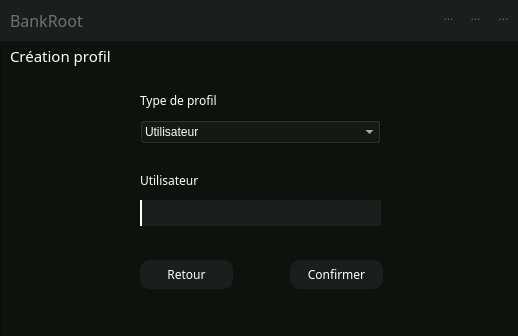
<?xml version="1.0" encoding="UTF-8"?>
<ui version="4.0">
 <class>creer_profil</class>
 <widget class="QWidget" name="creer_profil">
  <property name="geometry">
   <rect>
    <x>0</x>
    <y>0</y>
    <width>518</width>
    <height>336</height>
   </rect>
  </property>
  <property name="windowTitle">
   <string>Form</string>
  </property>
  <widget class="QFrame" name="frame">
   <property name="geometry">
    <rect>
     <x>0</x>
     <y>0</y>
     <width>1381</width>
     <height>661</height>
    </rect>
   </property>
   <property name="styleSheet">
    <string notr="true">background-color: rgb(12, 18, 12);</string>
   </property>
   <property name="frameShape">
    <enum>QFrame::StyledPanel</enum>
   </property>
   <property name="frameShadow">
    <enum>QFrame::Raised</enum>
   </property>
   <widget class="QPushButton" name="return_crprofil">
    <property name="geometry">
     <rect>
      <x>140</x>
      <y>260</y>
      <width>93</width>
      <height>29</height>
     </rect>
    </property>
    <property name="font">
     <font>
      <family>Montserrat Medium</family>
      <italic>false</italic>
     </font>
    </property>
    <property name="styleSheet">
     <string notr="true">
QPushButton{
color: rgb(255, 255, 255);
border-radius:10px;
background-color:rgb(24, 31, 28);
}

QPushButton:hover{
color: rgb(255, 255, 255);
border-radius:10px;
background-color:rgb(34, 31, 28);
}
QPushButton:pressed{
background-color:rgb(24, 31, 28);
border-radius:10px;
color: rgb(255, 255, 255);
}

</string>
    </property>
    <property name="text">
     <string>Retour</string>
    </property>
   </widget>
   <widget class="QPushButton" name="send_crprofil">
    <property name="geometry">
     <rect>
      <x>290</x>
      <y>260</y>
      <width>93</width>
      <height>29</height>
     </rect>
    </property>
    <property name="font">
     <font>
      <family>Montserrat Medium</family>
      <pointsize>9</pointsize>
      <italic>false</italic>
     </font>
    </property>
    <property name="styleSheet">
     <string notr="true">
QPushButton{
color: rgb(255, 255, 255);
border-radius:10px;
background-color:rgb(24,31, 28);
}

QPushButton:hover{
color: rgb(255, 255, 255);
border-radius:10px;
background-color:rgb(34, 31, 28);
}
QPushButton:pressed{
background-color:rgb(24, 31, 28);
border-radius:10px;
color: rgb(255, 255, 255);
}

</string>
    </property>
    <property name="text">
     <string>Confirmer</string>
    </property>
   </widget>
   <widget class="QLabel" name="label_7">
    <property name="geometry">
     <rect>
      <x>10</x>
      <y>40</y>
      <width>161</width>
      <height>31</height>
     </rect>
    </property>
    <property name="font">
     <font>
      <family>Montserrat</family>
      <pointsize>11</pointsize>
     </font>
    </property>
    <property name="styleSheet">
     <string notr="true">color: rgb(255, 255, 255);</string>
    </property>
    <property name="text">
     <string>Création profil</string>
    </property>
   </widget>
   <widget class="QLineEdit" name="value">
    <property name="geometry">
     <rect>
      <x>140</x>
      <y>200</y>
      <width>241</width>
      <height>26</height>
     </rect>
    </property>
    <property name="styleSheet">
     <string notr="true">QLineEdit{
background:#181F1C;
border:none;
border-left:2px solid #ffffff;
color:#717072;
padding-left: 10px
}</string>
    </property>
   </widget>
   <widget class="QLabel" name="label_8">
    <property name="geometry">
     <rect>
      <x>140</x>
      <y>90</y>
      <width>161</width>
      <height>20</height>
     </rect>
    </property>
    <property name="font">
     <font>
      <family>Montserrat Medium</family>
      <italic>false</italic>
     </font>
    </property>
    <property name="styleSheet">
     <string notr="true">background-color: transparent;
color: rgb(255, 255, 255);
</string>
    </property>
    <property name="text">
     <string>Type de profil</string>
    </property>
   </widget>
   <widget class="QLabel" name="label_9">
    <property name="geometry">
     <rect>
      <x>140</x>
      <y>170</y>
      <width>101</width>
      <height>20</height>
     </rect>
    </property>
    <property name="font">
     <font>
      <family>Montserrat Medium</family>
      <italic>false</italic>
     </font>
    </property>
    <property name="styleSheet">
     <string notr="true">background-color: transparent;
color: rgb(255, 255, 255);
</string>
    </property>
    <property name="text">
     <string>Utilisateur</string>
    </property>
   </widget>
   <widget class="QComboBox" name="comboBox">
    <property name="geometry">
     <rect>
      <x>140</x>
      <y>120</y>
      <width>241</width>
      <height>24</height>
     </rect>
    </property>
    <property name="styleSheet">
     <string notr="true">color:rgb(255,255,255);</string>
    </property>
    <item>
     <property name="text">
      <string>Utilisateur</string>
     </property>
    </item>
    <item>
     <property name="text">
      <string>Conjoint</string>
     </property>
    </item>
   </widget>
   <widget class="QWidget" name="topbar" native="true">
    <property name="geometry">
     <rect>
      <x>0</x>
      <y>0</y>
      <width>518</width>
      <height>41</height>
     </rect>
    </property>
    <property name="styleSheet">
     <string notr="true">background-color:rgb(24,31, 28);
color:rgb(109, 114, 117);
</string>
    </property>
    <widget class="QLabel" name="label_11">
     <property name="geometry">
      <rect>
       <x>10</x>
       <y>10</y>
       <width>111</width>
       <height>20</height>
      </rect>
     </property>
     <property name="font">
      <font>
       <family>Montserrat Light</family>
       <pointsize>12</pointsize>
      </font>
     </property>
     <property name="text">
      <string>BankRoot</string>
     </property>
    </widget>
    <widget class="QToolButton" name="reduced_crprofil">
     <property name="geometry">
      <rect>
       <x>433</x>
       <y>0</y>
       <width>31</width>
       <height>31</height>
      </rect>
     </property>
     <property name="styleSheet">
      <string notr="true">QToolButton{
border-radius:45px;
}

QToolButton:hover{
border-radius:45px;
background:red;
}</string>
     </property>
     <property name="text">
      <string>...</string>
     </property>
     <property name="icon">
      <iconset resource="ressource.qrc">
       <normaloff>:/assets/reduce.png</normaloff>:/assets/reduce.png</iconset>
     </property>
     <property name="iconSize">
      <size>
       <width>12</width>
       <height>12</height>
      </size>
     </property>
    </widget>
    <widget class="QToolButton" name="close_crprofil">
     <property name="geometry">
      <rect>
       <x>493</x>
       <y>0</y>
       <width>21</width>
       <height>31</height>
      </rect>
     </property>
     <property name="styleSheet">
      <string notr="true">QToolButton{
border-radius:45px;
}

QToolButton:hover{
border-radius:45px;
background:red;
}</string>
     </property>
     <property name="text">
      <string>...</string>
     </property>
     <property name="icon">
      <iconset resource="ressource.qrc">
       <normaloff>:/assets/leave.png</normaloff>:/assets/leave.png</iconset>
     </property>
     <property name="iconSize">
      <size>
       <width>10</width>
       <height>10</height>
      </size>
     </property>
    </widget>
    <widget class="QToolButton" name="fullscreen_crprofil">
     <property name="geometry">
      <rect>
       <x>460</x>
       <y>0</y>
       <width>31</width>
       <height>31</height>
      </rect>
     </property>
     <property name="styleSheet">
      <string notr="true">QToolButton{
border-radius:45px;
}</string>
     </property>
     <property name="text">
      <string>...</string>
     </property>
     <property name="icon">
      <iconset resource="ressource.qrc">
       <normaloff>:/assets/fullscreen.png</normaloff>:/assets/fullscreen.png</iconset>
     </property>
     <property name="iconSize">
      <size>
       <width>10</width>
       <height>10</height>
      </size>
     </property>
    </widget>
   </widget>
  </widget>
 </widget>
 <resources>
  <include location="ressource.qrc"/>
 </resources>
 <connections/>
</ui>
